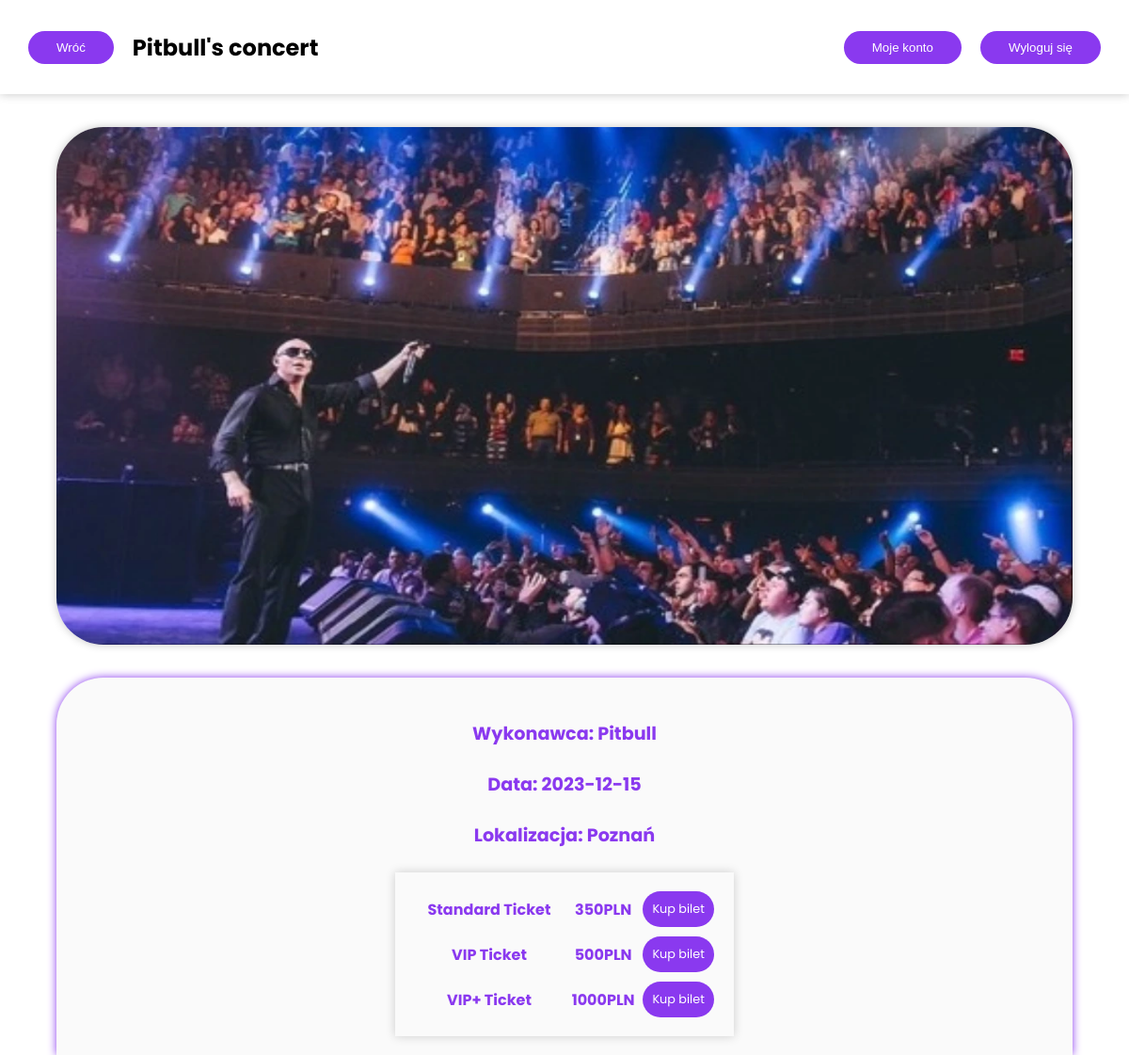
Screenshot of /main/event.php?event=3 with the database file from the repository.
### tables this page shows
CREATE TABLE `events` (
  `id` int NOT NULL,
  `name` varchar(255) NOT NULL,
  `description` varchar(500) NOT NULL,
  `location` varchar(255) NOT NULL,
  `date` date NOT NULL
);

CREATE TABLE `images` (
  `imgID` int NOT NULL,
  `src` varchar(255) NOT NULL,
  `eventID` int NOT NULL
);

CREATE TABLE `tickets` (
  `ticketID` int NOT NULL,
  `eventID` int NOT NULL,
  `ticketName` varchar(255) NOT NULL,
  `price` float NOT NULL,
  `quantity` int NOT NULL
);

### main/event.php (the view, shortened to what this page needs)
<?php
  require_once $_SERVER['DOCUMENT_ROOT'] . '/tai_drugi/conn.php';
  $urlQ = str_replace('event=', '', $_SERVER['QUERY_STRING']);
  $eventQuery = "SELECT name, description, location, date FROM events WHERE id=$urlQ";
  $imageQuery = "SELECT src FROM images WHERE eventID=$urlQ";
  $eventQueryUse = mysqli_query($conn, $eventQuery);
  $imageQueryUse = mysqli_query($conn, $imageQuery);
  $eventInfo = mysqli_fetch_assoc($eventQueryUse);
  $imageInfo = mysqli_fetch_assoc($imageQueryUse);
  $eventName =  $eventInfo['name'];
  $eventLocat = $eventInfo['location'];
  $eventDate =  $eventInfo['date'];
  $imageSrc = $imageInfo['src'];
?>
<!DOCTYPE html>
<html lang="en">
  <head>
    <link rel="stylesheet" href="style.css" />
  </head>
  <body>
    <nav>
      <div class='functional-buttons'>
        <form action="main.php" method="post">
          <input type="submit" value="Wróć" id="back-button" name="backbutton">
        </form>
        <span>
          <h1>
            <?php echo trim($eventName) ."'s concert"?>
          </h1>
        </span>
      </div>
      <div class='functional-buttons'>
        <form method='post' action='../account/account.php'>
          <input type='submit' value='Moje konto' name="my-account"/>
        </form>
        <form action="event.php" method="post">
          <input type='submit' value='Wyloguj się' name='logout_input' />
        </form>
      </div>
    </nav>
    <article id="event-article">
      <div id="image-container">
        <img src="../images/<?php echo $imageSrc;?>">
      </div>
      <div id="info-container">
        <div id="important-info-container">
          <div>
            <span>Wykonawca: <?php echo $eventName;?></span> <br>
          </div>
          <div>
            <span>Data: <?php echo $eventDate;?></span> <br>
          </div>
          <div>
            <span>Lokalizacja: <?php echo $eventLocat;?></span> <br>
          </div>
        </div>
        <div class='tickets-table'>
          <div class='tickets'>
            <?php
              require_once $_SERVER['DOCUMENT_ROOT'] . '/tai_drugi/conn.php';
              $urlQ = str_replace('event=', '', $_SERVER['QUERY_STRING']);
              $selectQ = "SELECT * FROM tickets WHERE eventID = $urlQ";
              $res = mysqli_query($conn, $selectQ);
              if(mysqli_num_rows($res) > 0){
                while($row = mysqli_fetch_assoc($res)){
                  echo "
                    <div class='ticket'>
                      <span class='ticket-name'>$row[ticketName]</span>
                      <div>
                        <span>$row[price]PLN</span>
                        <div>
                          <a href='../buy/buy.php?ticket=$row[ticketID]'>Kup bilet</a>
                        </div>
                      </div>
                    </div>
                  ";
                }
              }
            ?>
          </div>
      </div>
    </article>
</body>
</html>

### main/style.css (style rules this page uses)
body { font-family: "Poppins", sans-serif; margin: 0; overflow-x: hidden; animation: fadeIn 2s; }
h1 { margin: 0; }
nav { position: fixed; z-index: 9; height: 100px; width: 100vw; background: #fff; box-shadow: 0px 0px 10px 0px rgba(0, 0, 0, 0.226); padding: 0 30px; display: flex; align-items: center; justify-content: space-between; gap: 20px; }
nav .functional-buttons { display: flex; gap: 20px; align-items: center; }
nav .functional-buttons form { height: 35px; }
nav .functional-buttons form input { height: 100%; padding: 10px 30px; border: none; border-radius: 25px; background-color: #8a39ef; color: #fff; transition: 0.3s; }
* { box-sizing: border-box; }
article { min-height: 70vh; }
#event-article { display: flex; flex-direction: column; width: 100vw; padding-top: 100px; }
#image-container { display: flex; justify-content: center; align-items: center; padding: 35px 0 35px 0; }
#image-container img { width: 70%; height: 700px; box-shadow: 0px 0px 10px 0px rgba(0, 0, 0, 0.226); border-radius: 50px; }
#info-container { display: flex; align-items: center; flex-direction: column; justify-content: space-around; margin: 0 15%; padding: 20px 0; box-shadow: 0px 0px 10px 0px #8a39ef; border-radius: 50px 50px 0 0; background-color: #fafafa; color: #8a39ef; font-weight: bold; }
#important-info-container, #buying-div { text-align: center; font-size: 1.5rem; margin: 0 20px; }
#important-info-container div, #buying-div div { margin: 25px 0; }
nav span h1 { text-align: center; }
.tickets-table { width: 100vw; display: flex; justify-content: center; grid-column: 1/2; }
.tickets-table .tickets { width: 30vw; padding: 20px; display: flex; flex-direction: column; box-shadow: 0px 0px 10px 0px rgba(0, 0, 0, 0.185); gap: 10px; }
.tickets-table .tickets .ticket { display: grid; grid-template-columns: 1fr 1fr; }
.tickets-table .tickets .ticket-name { display: grid; place-items: center; }
.tickets-table .tickets .ticket div { display: flex; justify-content: space-around; grid-column: 2/3; }
.tickets-table .tickets .ticket div span { display: grid; width: 50%; place-items: center; }
.tickets-table .tickets .ticket div div { height: 100%; display: grid; place-items: center; }
.tickets-table .tickets .ticket div div a { font-weight: normal; text-decoration: none; font-size: 0.8rem; padding: 10px; color: white; background-color: #8a39ef; border: none; border-radius: 25px; transition: 0.3s; }
@media (max-width: 1500px) { #image-container img { width: 85%; } }
@media (max-width: 1500px) { #info-container { margin: 0 7.5%; } }
@media (max-width: 1368px) { #important-info-container, #buying-div { font-size: 1.2rem; } }
@media (max-width: 1368px) { #image-container img { width: 90%; height: 550px; } }
@media (max-width: 1368px) { #info-container { margin: 0 5%; } }

### rows the page displays
events: name "Pitbull", date "2023-12-15", location "Poznań"
images: src (picture)
tickets: ticketName "Standard Ticket", price "350"
tickets: ticketName "VIP Ticket", price "500"
tickets: ticketName "VIP+ Ticket", price "1000"
